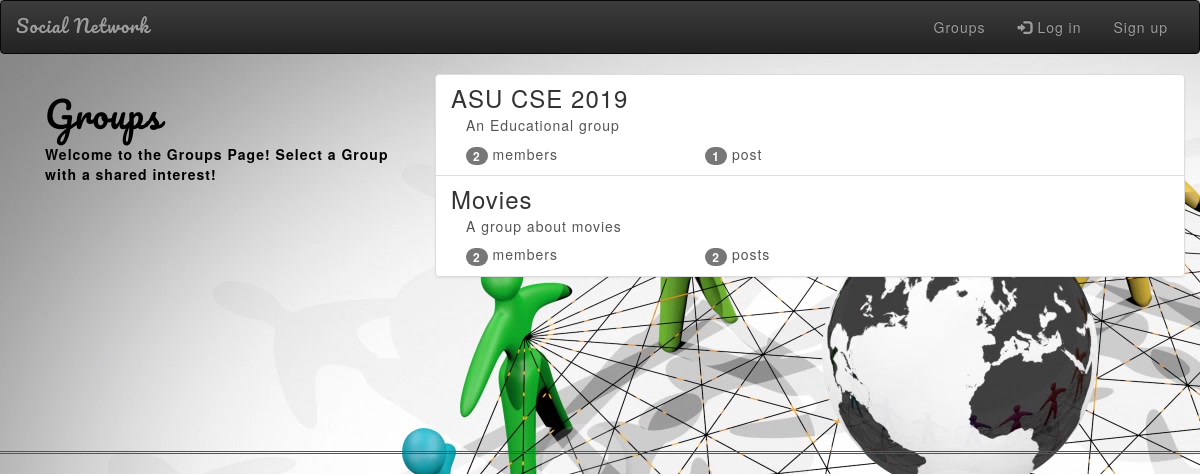
The app's page /groups/ with its own data.
### groups/models.py (models this page shows, shortened)
class Group(models.Model):
    name = models.CharField(max_length=255, unique=True)
    slug = models.SlugField(allow_unicode=True, unique=True)
    description = models.TextField(blank=True, default='')
    description_html = models.TextField(editable=False, default='', blank=True)
    members = models.ManyToManyField(User,through="GroupMember")
    class Meta:
        ordering = ["name"]

### groups/views.py (the view)
class ListGroups(generic.ListView):
    model = Group

### groups/templates/groups/group_list.html (shortened to what this page needs)
{% extends "groups/group_base.html" %}
{% block pregroup %}
<div class="col-md-4">
	<div class="content">
			<h1><p>Groups</p></h1>
        <p><strong>Welcome to the Groups Page! Select a Group with a shared interest!</strong></p>
	</div>
</div>
{% endblock %}
{% block group_content %}
<div class="col-md-8">
	<div class="list-group">
		{% for group in object_list %}
		  <a class="list-group-item" href="{% url 'groups:single' slug=group.slug %}">
			     <h3 class="title list-group-item-heading">{{ group.name }}</h3>
			<div class="list-group-item-text container-fluid">
				{{ group.description_html|safe }}
				<div class="row">
					<div class="col-md-4">
						<span class="badge">{{ group.members.count }}</span> member{{ group.members.count|pluralize }}
					</div>
					<div class="col-md-4">
						<span class="badge">{{ group.posts.count }}</span> post{{ group.posts.count|pluralize }}
					</div>
				</div>
			</div>
		</a>
		{% endfor %}
	</div>
</div>
{% endblock %}

### static/project_DS/master.css (style rules this page uses)
body { background: white url("images/3827200.jpg"); color: black; font-family: 'Helvetica Neue', "Yu Gothic Light"; letter-spacing: 1px; border-bottom: double #555; }
h1 { font-family: Pacifico; }

### records on screen
Group: name "ASU CSE 2019", description_html "An Educational group", members.count "2", posts.count "1"
Group: name "Movies", description_html "A group about movies", members.count "2", posts.count "2"
